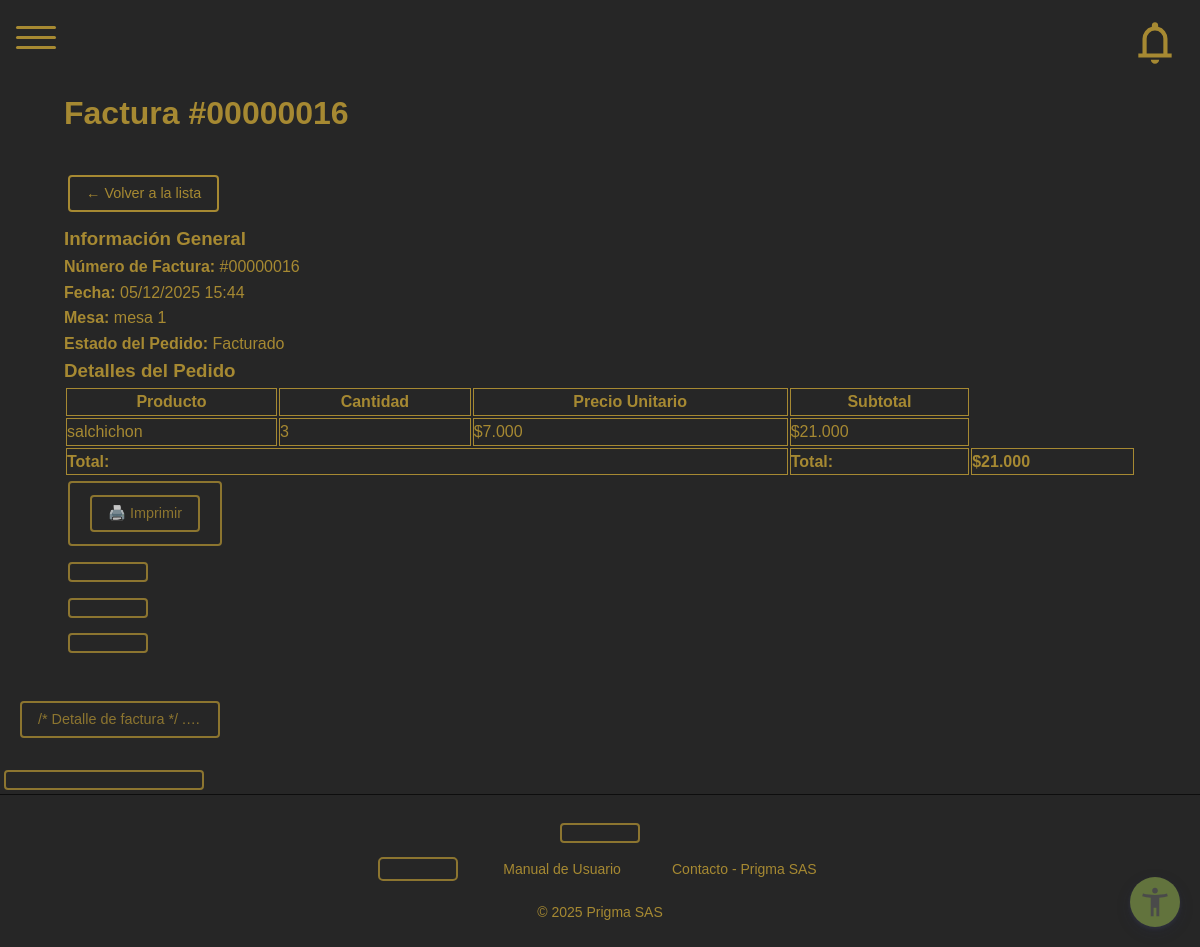
/facturacion/detalle/16/ (signed in), run on the app's committed database.
### tables/models.py (models this page shows, shortened)
class Factura(models.Model):
    pedido = models.OneToOneField(Pedido, on_delete=models.PROTECT, related_name='factura')
    numero = models.CharField(max_length=20, unique=True)
    fecha = models.DateTimeField(default=timezone.now)
    total = models.DecimalField(max_digits=10, decimal_places=2, default=0)

class Pedido(models.Model):
    ESTADO_CHOICES = [
        ('en_proceso', 'En Proceso'),
        ('facturado', 'Facturado'),
        ('cancelado', 'Cancelado'),
    ]
    mesa = models.ForeignKey(Mesa, on_delete=models.SET_NULL, related_name='pedidos', null=True, blank=True)
    usuarios = models.ManyToManyField(User, related_name='pedidos_asociados', blank=True)
    fecha_creacion = models.DateTimeField(auto_now_add=True)
    fecha_actualizacion = models.DateTimeField(auto_now=True)
    estado = models.CharField(max_length=20, choices=ESTADO_CHOICES, default='en_proceso')

class Mesa(models.Model):
    ESTADO_CHOICES = [
        ('disponible', 'Disponible'),
        ('ocupada', 'Ocupada'),
        ('reservada', 'Reservada'),
        ('fuera de servicio', 'Fuera de servicio'),
    ]
    nombre = models.CharField(max_length=50)
    descripcion = models.TextField(blank=True)
    estado = models.CharField(max_length=20, choices=ESTADO_CHOICES, default='disponible')

class PedidoItem(models.Model):
    pedido = models.ForeignKey(Pedido, on_delete=models.CASCADE, related_name='items')
    producto = models.ForeignKey(Producto, on_delete=models.PROTECT)
    cantidad = models.PositiveIntegerField(default=1)
    precio_unitario = models.DecimalField(max_digits=10, decimal_places=2, default=0)
    def subtotal(self):
        return self.cantidad * self.precio_unitario

### products/models.py (models this page shows, shortened)
class Producto(models.Model):
    id_producto = models.AutoField(primary_key=True)
    nombre = models.CharField(max_length=50, unique=True)
    precio_compra = models.DecimalField(max_digits=10, decimal_places=2)
    precio_venta = models.DecimalField(max_digits=10, decimal_places=2)
    stock = models.IntegerField(default=0)
    descripcion = models.TextField(blank=True)
    activo = models.BooleanField(default=True)
    id_categoria = models.ForeignKey('Categoria', on_delete=models.SET_NULL, null=True, blank=True)
    id_proveedor = models.ForeignKey('Proveedor', on_delete=models.SET_NULL, null=True, blank=True)
    id_marca = models.ForeignKey('Marca', on_delete=models.SET_NULL, null=True, blank=True)
    class Meta:
        db_table = 'producto'

### facturacion/views.py (the view, shortened to what this page needs)
# urls.py: path('detalle/<int:factura_id>/', views.detalle_factura, name='detalle_factura'),
@login_required
@permission_required('facturacion', 'ver')
def detalle_factura(request, factura_id):
    try:
        factura = FacturacionManager.obtener_factura_por_id(factura_id)
        context = {
            'factura': factura,
        }
        return render(request, 'facturacion/detalle_factura.html', context)
    except Exception as e:
        logger.error(f"Error inesperado en detalle_factura para ID {factura_id}: {e}")
        messages.error(request, f'Error al cargar la factura: {str(e)}')
        return redirect('facturacion:lista_facturas')

### core/templatetags/format_tags.py (called while the page is built)
@register.filter(name='format_price')
def format_price(value):
    if value is None or value == '':
        return '$0'
    try:
        price_int = int(round(float(value)))
        formatted_price = intcomma(price_int)
        formatted_price = formatted_price.replace(',', '.')
        return f'${formatted_price}'
    except (ValueError, TypeError):
        return '$0'

### facturacion/models.py (called while the page is built)
    @staticmethod
    def obtener_factura_por_id(factura_id):
        try:
            return FacturaOriginal.objects.get(id=factura_id)
        except FacturaOriginal.DoesNotExist:
            return None
        except InvalidOperation as e:
            logger.error(f"Error de decimal corrupto en factura {factura_id}: {e}")
            return None
        except Exception as e:
            logger.error(f"Error inesperado al obtener factura {factura_id}: {e}")
            return None

### roles/templatetags/roles_tags.py (called while the page is built)
@register.filter
def has_perm(user, perm_str):
    if not user.is_authenticated:
        return False
    if not hasattr(user, 'userprofile') or not user.userprofile.rol:
        return False
    try:
        modulo, accion = perm_str.split(',')
        modulo_obj = Module.objects.get(nombre=modulo)
        accion_obj = Action.objects.get(nombre=accion)
        return RolePermission.objects.filter(
            rol=user.userprofile.rol,
            modulo=modulo_obj,
            accion=accion_obj
        ).exists()
    except Exception:
        return False

### facturacion/templates/facturacion/detalle_factura.html (shortened to what this page needs)
{% extends 'base_admin.html' %}
{% load static %}
{% load format_tags %}
{% block content %}
<div class="dashboard-container">
    <div class="header-section">
        <h2 class="dashboard-title">Factura #{{ factura.numero }}</h2>
        <div class="header-actions">
            <a href="{% url 'facturacion:lista_facturas' %}" class="btn btn-secondary">← Volver a la lista</a>
        </div>
    </div>
    <div class="factura-detail">
        <div class="info-section">
            <h3>Información General</h3>
            <div class="info-grid">
                <div class="info-item">
                    <label>Número de Factura:</label>
                    <span class="factura-numero">#{{ factura.numero }}</span>
                </div>
                <div class="info-item">
                    <label>Fecha:</label>
                    <span>{{ factura.fecha|date:"d/m/Y H:i" }}</span>
                </div>
                <div class="info-item">
                    <label>Mesa:</label>
                    <span>
                        {% if factura.pedido.mesa %}
                            {{ factura.pedido.mesa.nombre }}
                        {% else %}
                            <span class="text-muted">Sin mesa asignada</span>
                        {% endif %}
                    </span>
                </div>
                <div class="info-item">
                    <label>Estado del Pedido:</label>
                    <span class="estado-badge estado-{{ factura.pedido.estado }}">
                        {{ factura.pedido.get_estado_display }}
                    </span>
                </div>
            </div>
        </div>
        <div class="items-section">
            <h3>Detalles del Pedido</h3>
            <div class="table-responsive">
                <table class="table">
                    <thead>
                        <tr>
                            <th>Producto</th>
                            <th>Cantidad</th>
                            <th class="hide-mobile">Precio Unitario</th>
                            <th>Subtotal</th>
                        </tr>
                    </thead>
                    <tbody>
                        {% for item in factura.pedido.items.all %}
                        <tr>
                            <td>{{ item.producto.nombre }}</td>
                            <td class="text-center">{{ item.cantidad }}</td>
                            <td class="text-right hide-mobile">{{ item.precio_unitario|format_price }}</td>
                            <td class="text-right">{{ item.subtotal|format_price }}</td>
                        </tr>
                        {% empty %}
                        <tr>
                            <td colspan="4" class="text-center text-muted">
                                No hay items en este pedido
                            </td>
                        </tr>
                        {% endfor %}
                    </tbody>
                    <tfoot>
                        <tr class="total-row">
                            <td colspan="3" class="hide-mobile"><strong>Total:</strong></td>
                            <td colspan="2" class="show-mobile"><strong>Total:</strong></td>
                            <td class="text-right"><strong>{{ factura.total|format_price }}</strong></td>
                        </tr>
                    </tfoot>
                </table>
            </div>
        </div>
        <div class="actions-section">
            <div class="action-buttons">
                <a href="{% url 'facturacion:eliminar_factura' factura.id %}"
                   class="btn btn-danger"
                    🗑️ Eliminar Factura
                </a>
                <button onclick="window.print()" class="btn btn-primary">
                    🖨️ Imprimir
                </button>
            </div>
        </div>
    </div>
</div>
/* Detalle de factura */
.factura-detail {
    background: transparent;
    border: 2px solid var(--color-primary);
    border-radius: 12px;
    padding: 1.5rem;
    margin-bottom: 2rem;
}
.info-section, .items-section {
    margin-bottom: 2rem;
}
.info-section h3, .items-section h3 {
    color: var(--color-secondary);
    margin-bottom: 1rem;
    padding-bottom: 0.5rem;
    border-bottom: 2px solid var(--color-primary);
    font-size: 1.3rem;
}
/* Grid de información */
.info-grid {
    display: grid;
    grid-template-columns: repeat(auto-fit, minmax(200px, 1fr));
    gap: 1rem;
}
.info-item {
    background: transparent;
    border: 1px solid var(--color-primary);
    padding: 1rem;
    border-radius: 8px;
}
.info-item label {
    display: block;
    font-weight: 600;
    color: var(--color-secondary);
    font-size: 0.9rem;
    margin-bottom: 0.5rem;
    text-transform: uppercase;
    letter-spacing: 0.5px;
}
.info-item span {
    font-size: 1rem;
    color: var(--color-accent);
    word-break: break-word;
}
.factura-numero {
    font-family: monospace;
    font-weight: bold;
    color: var(--color-secondary);
    font-size: 1.2rem !important;
}
/* Estados */
.estado-badge {
    padding: 0.25rem 0.75rem;
    border-radius: 15px;
    font-size: 0.75rem;
    font-weight: 600;
    text-transform: uppercase;
    display: inline-block;
}
.estado-en_proceso {
    background: #fff3cd;
    color: #856404;
    border: 1px solid #ffeaa7;
}
.estado-facturado {
    background: #d1edff;
    color: #0c5460;
    border: 1px solid #bee5eb;
}
.estado-cancelado {
    background: #f8d7da;
    color: #721c24;
    border: 1px solid #f5c6cb;
}
/* Tabla responsive */
.table-responsive {
    background: transparent;
    border: 2px solid var(--color-primary);
    border-radius: 8px;
    overflow: hidden;
}
.table {
    width: 100% !important;
    margin: 0;
}
.table th {
    background: var(--color-primary);
    color: white;
    font-weight: 600;
    padding: 1rem;
    text-align: left;
}
.table td {
    padding: 0.75rem;
    border-bottom: 1px solid var(--color-primary);
}
.table tbody tr:hover {
    background: rgba(162, 137, 50, 0.1);
}
.total-row {
    background: var(--color-secondary) !important;
    color: white;
    font-weight: 600;
}
.total-row td {
    border-top: 2px solid var(--color-primary);
    padding: 1rem;
}
/* Acciones */
.actions-section {
    background: rgba(162, 137, 50, 0.1);
    padding: 1.5rem;
    border-radius: 8px;
    border: 1px solid var(--color-primary);
}
.action-buttons {
    display: flex;
    gap: 1rem;
    justify-content: center;
    flex-wrap: wrap;
}
.text-center {
    text-align: center;
}
.text-right {
    text-align: right;
}
.text-muted {
    color: var(--color-gray);
    font-style: italic;
}
.hide-mobile {
    display: table-cell;
}
.show-mobile {
    display: none;
}
/* Responsive design */
@media (max-width: 768px) {
    .header-section {
        flex-direction: column;
        align-items: stretch;
        text-align: center;
    }
    .factura-detail {
        padding: 1rem;
    }
    .info-grid {
        grid-template-columns: 1fr;
    }
    .info-section h3, .items-section h3 {
        font-size: 1.1rem;
    }
    .hide-mobile {
        display: none;
    }
    .show-mobile {
        display: table-cell;
    }
    .table th,
    .table td {
        padding: 0.5rem 0.25rem;
        font-size: 0.9rem;
    }
    .action-buttons {
        flex-direction: column;
        align-items: center;
    }
    .action-buttons .btn {
        width: 100%;
        max-width: 250px;
    }
}
@media (max-width: 480px) {
    .dashboard-title {
        font-size: 1.5rem;
    }
    .info-item {
        padding: 0.75rem;
    }
    .info-item label {
        font-size: 0.8rem;
    }
    .info-item span {
        font-size: 0.9rem;
    }
    .table th,
    .table td {
        padding: 0.375rem 0.125rem;
        font-size: 0.8rem;
    }
    .factura-numero {
        font-size: 1rem !important;
    }
    .actions-section {
        padding: 1rem;
    }
}
/* Estilos para impresión */
@media print {
    .header-actions,
    .actions-section {
        display: none !important;
    }
    .factura-detail {
        border: 1px solid #000;
        box-shadow: none;
    }
    .info-item {
        border: 1px solid #ccc;
    }
    .table-responsive {
        border: 1px solid #000;
    }
    .hide-mobile {
        display: table-cell !important;
    }
{% endblock %}

### static/css/main/admin/dashboard.css (style rules this page uses)
body { display: flex; flex-direction: column; margin: 0; font-family: sans-serif; height: 100vh; }
.dashboard-container { width: 100%; padding: 2rem 3rem; box-sizing: border-box; }
.dashboard-title { font-size: 2rem; margin-bottom: 2rem; color: var(--color-secondary); }
.table { width: 100%; }
.table th, .table td { border: 1px solid var(--color-secondary) !important; }

### static/css/_components/_footer_admin.css (style rules this page uses)
.footer-links a { color: var(--color-secondary); text-decoration: none; font-weight: 500; padding: 0.3rem 0.6rem; border-radius: 5px; transition: color 0.2s ease, background-color 0.2s ease; }

### static/js/DataTables/datatables.css (style rules this page uses)
:root { --dt-row-selected: 13, 110, 253; --dt-row-selected-text: 255, 255, 255; --dt-row-selected-link: 9, 10, 11; --dt-row-stripe: 0, 0, 0; --dt-row-hover: 0, 0, 0; --dt-column-ordering: 0, 0, 0; --dt-header-align-items: center; --dt-html-background: white; }
:root { --dt-row-hover-alpha: 0.035; --dt-row-stripe-alpha: 0.023; --dt-column-ordering-alpha: 0.019; --dt-row-selected-stripe-alpha: 0.923; --dt-row-selected-column-ordering-alpha: 0.919; }

### static/css/_variables/_colors.css (style rules this page uses)
:root { --color-primary: #7d9250; --color-secondary: #4a4a4a; --color-dark: #a6502a; --color-light: #e5e5e5; --color-accent: #ffffff; --color-gray: #b1b1b1; --color-shadow: #c3d1a3; }
[data-theme="dark"] { --color-primary: #62733d; --color-secondary: #a68932; --color-dark: #bf452a; --color-light: #262626; --color-accent: #0d0d0d; --color-gray: #a68932; --color-shadow: #62733d; }

### static/css/_components/_buttons.css (style rules this page uses)
.btn { display: inline-block; padding: 0.5rem 1rem; margin: 0.25rem; max-width: 200px; min-width: 80px; border: 2px solid var(--color-secondary); border-radius: 4px; background-color: transparent; color: var(--color-secondary); text-decoration: none; text-align: center; font-weight: 500; font-size: 0.9rem; line-height: 1.2; cursor: pointer; transition: all 0.3s ease; box-sizing: border-box; white-space: nowrap; overflow: hidden; text-overflow: ellipsis; }
.btn-danger { border-color: var(--color-secondary); color: var(--color-secondary); opacity: 0.8; }
.btn-primary { border-color: var(--color-secondary); color: var(--color-secondary); }

### static/css/_components/_forms.css (style rules this page uses)
label { font-weight: 600; color: var(--color-text); }

### data on the page
Factura: numero "00000016", fecha "05/12/2025 15:44", pedido.mesa.nombre "mesa 1", pedido.estado "Facturado", total "$21.000"
PedidoItem: producto.nombre "salchichon", cantidad "3", precio_unitario "$7.000", subtotal "$21.000"
